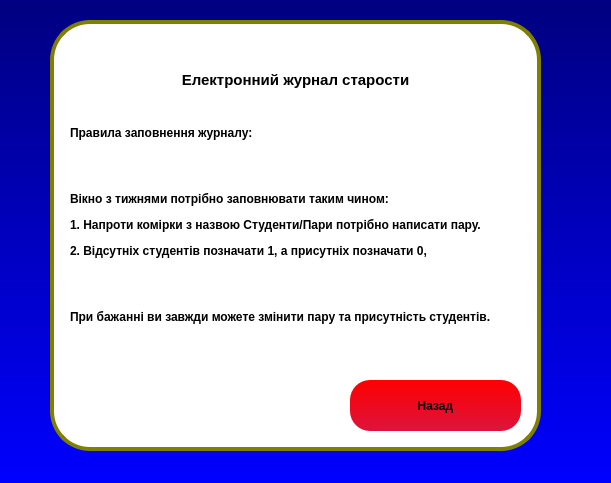
<?xml version="1.0" encoding="UTF-8"?>
<ui version="4.0">
 <class>MainWindow</class>
 <widget class="QMainWindow" name="MainWindow">
  <property name="geometry">
   <rect>
    <x>0</x>
    <y>0</y>
    <width>611</width>
    <height>483</height>
   </rect>
  </property>
  <property name="minimumSize">
   <size>
    <width>611</width>
    <height>483</height>
   </size>
  </property>
  <property name="maximumSize">
   <size>
    <width>611</width>
    <height>483</height>
   </size>
  </property>
  <property name="windowTitle">
   <string>MainWindow</string>
  </property>
  <property name="styleSheet">
   <string notr="true">QFrame
{
border: 4px solid olive;
border-radius: 40px;
background: white;
}
QMainWindow
{
	background: QLinearGradient(x1: 0, y1: 0, x2: 0, y2: 1, stop: 0 #000080, stop: 1 #0000FF);
	font-family: century gothic
}
QToolButton
{
	border-radius: 70px;
	background: #808000
}
</string>
  </property>
  <widget class="QWidget" name="centralwidget">
   <widget class="QFrame" name="frame">
    <property name="geometry">
     <rect>
      <x>50</x>
      <y>20</y>
      <width>491</width>
      <height>431</height>
     </rect>
    </property>
    <property name="frameShape">
     <enum>QFrame::StyledPanel</enum>
    </property>
    <property name="frameShadow">
     <enum>QFrame::Raised</enum>
    </property>
    <widget class="QLabel" name="label">
     <property name="geometry">
      <rect>
       <x>50</x>
       <y>50</y>
       <width>391</width>
       <height>20</height>
      </rect>
     </property>
     <property name="styleSheet">
      <string notr="true">QLabel
{
	border: 0px;
	font-weight: bold;
	font-size: 15px;
}</string>
     </property>
     <property name="frameShape">
      <enum>QFrame::NoFrame</enum>
     </property>
     <property name="frameShadow">
      <enum>QFrame::Plain</enum>
     </property>
     <property name="text">
      <string>Електронний журнал старости</string>
     </property>
     <property name="alignment">
      <set>Qt::AlignCenter</set>
     </property>
    </widget>
    <widget class="QPushButton" name="pushButton_3">
     <property name="geometry">
      <rect>
       <x>300</x>
       <y>360</y>
       <width>171</width>
       <height>51</height>
      </rect>
     </property>
     <property name="styleSheet">
      <string notr="true">QPushButton
{
	background: #FF0000;
	border-radius: 20px;
	font-weight: bold;
	font-size: 12px;
	background: QLinearGradient(x1: 0, y1: 0, x2: 0, y2: 1, stop: 0 #FF0000, stop: 1 #DC143C)
	
}</string>
     </property>
     <property name="text">
      <string>Назад</string>
     </property>
     <property name="autoDefault">
      <bool>false</bool>
     </property>
     <property name="flat">
      <bool>false</bool>
     </property>
    </widget>
    <widget class="QLabel" name="label_2">
     <property name="geometry">
      <rect>
       <x>20</x>
       <y>100</y>
       <width>451</width>
       <height>211</height>
      </rect>
     </property>
     <property name="styleSheet">
      <string notr="true">QLabel
{
	border: 0px;
	font: 12px;
	font-weight: bold;
}</string>
     </property>
     <property name="text">
      <string>&lt;html&gt;&lt;head/&gt;&lt;body&gt;&lt;p&gt;Правила заповнення журналу:&lt;/p&gt;&lt;p&gt;&lt;br/&gt;&lt;/p&gt;&lt;p&gt;Вікно з тижнями потрібно заповнювати таким чином:&lt;/p&gt;&lt;p&gt;1. Напроти комірки з назвою Студенти/Пари потрібно написати пару.&lt;/p&gt;&lt;p&gt;2. Відсутніх студентів позначати 1, а присутніх позначати 0,&lt;/p&gt;&lt;p&gt;&lt;br/&gt;&lt;/p&gt;&lt;p&gt;При бажанні ви завжди можете змінити пару та присутність студентів.&lt;/p&gt;&lt;/body&gt;&lt;/html&gt;</string>
     </property>
    </widget>
   </widget>
  </widget>
 </widget>
 <resources/>
 <connections/>
</ui>
